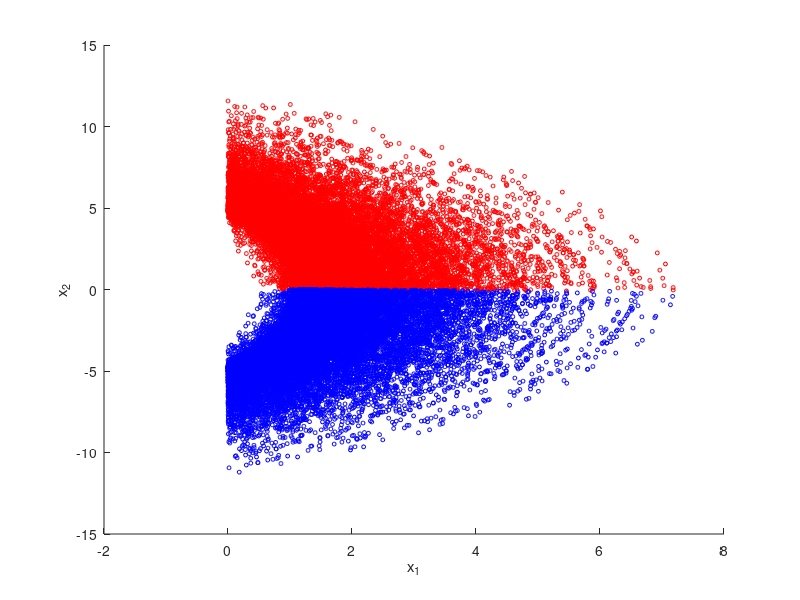

The MATLAB script that drew this image: (Note: this script raises an error after producing the figure.)
%% Load dataset

data_obj = load("Data/raw-bouncing-ball-23-Jan-2025.mat");
data = data_obj.data_3;

%% Plot the 2 classes of points


% Plot in the x space
figure(3)
clf
scatter(data(1,data(6,:)==1), data(2,data(6,:)==1), 8, 'r')
hold on
scatter(data(1,data(6,:)==0), data(2,data(6,:)==0), 8, 'b')
xlabel('x_1')
ylabel('x_2')
scatter(Init_conditions(1,:), Init_conditions(2,:), 4)
legend('After Jump', 'Before Jump', 'Init Conditions' )

% Plot in the z space
figure(4)
clf
scatter3(data(3, data(6,:)==1), data(4, data(6,:)==1), data(5, data(6,:)==1), 8, 'r')
hold on
scatter3(data(3, data(6,:)==0), data(4, data(6,:)==0), data(5, data(6,:)==0), 8, 'b')
scatter3(data(3, isnan(data(6,:))), data(4, isnan(data(6,:))), data(5, isnan(data(6,:))), 5, 'black')
xlabel('z_1')
ylabel('z_2')
zlabel('z_3')
legend('After Jump', 'Before Jump', 'Nan' )

%% Remove Nan
mask = reshape(~isnan(data(6, :)),1,[]);
disp(sum(~mask));
X = data(3:5, mask);
Y = data(6, mask);

%% Train the classifier
% 2 models ared tested : svm with radial kernels and random forest

%% Test and train split
cv_par_t = cvpartition(Y, 'HoldOut', 0.3);
disp(cv_par_t);

XTrain = X(:, training(cv_par_t))';
YTrain = Y(training(cv_par_t))';
XTest = X(:, test(cv_par_t))';
YTest = Y(test(cv_par_t))';


%% Training model(s)
% Train a randomForest classifier
nTrees = 100; % number of tree in the forest


% Train the forest
randomForest = TreeBagger(nTrees, XTrain, YTrain, 'Method', 'classification');

svmModel = fitcsvm(XTrain, YTrain, 'KernelFunction', 'rbf', 'Standardize', true);


%% Test
% Predict on test set
YPred = predict(svmModel, XTest);

% Evaluate Precision
accuracy = sum(YPred == YTest) / length(YTest);
fprintf('Precision SVM : %.2f%%\n', accuracy * 100);



YPred = predict(randomForest, XTest);
YPred = str2double(YPred); % convert into numbers

% Evaluate Precision
accuracy = sum(YPred == YTest) / length(YTest);
fprintf('Precision Forest : %.2f%%\n', accuracy * 100);
%% Display classification errors
false_flag = ~(YPred == YTest);
figure(5)
clf
%scatter3(XTest(false_flag, 1), XTest(false_flag, 2), XTest(false_flag, 3))
X_x = data(1:2, mask);
X_x = X_x(:, test(cv_par_t));
disp(size(X_x));
scatter(X_x(1, false_flag), X_x(2, false_flag))
xlabel('x_1')
ylabel('x_2')
title('Missclassified points')

%% Learn T_inv on half the dataset
% In order to deal with non_injectivity of T we learn T_inv only on half
% of the dataset, chosen so that T is injective in this subset. Here we train on
% points situated after a jump.
%% Test and train split
mask_a = reshape(data(8, :)==1, 1, []);
X_a = data(3:5, mask_a)';
Y_a = data(1:2, mask_a)';

% Split into test and train set
cv = cvpartition(size(Y_a, 1), 'HoldOut', 0.3);
XTrain_a = X_a(training(cv), :);
YTrain_a = Y_a(training(cv), :);
XTest_a = X_a(test(cv), :);
YTest_a = Y_a(test(cv), :);

% Normalize datas
[XTrain_a, mu_a, sigma_a] = zscore(XTrain_a);
XTest_a = (XTest_a - mu_a) ./ sigma_a;

%% Train neural network
% Create neural network
layers = [
    featureInputLayer(3)
    fullyConnectedLayer(100)
    tanhLayer
    fullyConnectedLayer(100)
    tanhLayer
    fullyConnectedLayer(100)
    tanhLayer
    fullyConnectedLayer(2)
    regressionLayer];

% Training options
options = trainingOptions('adam', ...
    'ValidationData',{XTest_a,YTest_a}, ...
    'ValidationFrequency',30, ...
    'MaxEpochs', 100, ...
    'InitialLearnRate', 0.01, ...
    'L2Regularization', 1e-5, ...
    'Plots', 'training-progress');

% Train the network
mdl_a = trainNetwork(XTrain_a, YTrain_a, layers, options);

%% Test Network
% Predict on test set
YPred_a = predict(mdl_a, XTest_a);

% Evaluate network performance with the RMSE metric
rmse = sqrt(mean((YPred_a - YTest_a).^2, 'all'));
fprintf('RMSE : %.4f\n', rmse);

%% Learn T_inv on other half the dataset
% In order to deal with non_injectivity of T we learn T_inv only on half
% of the dataset, chosen so that T is injective in this subset. Here we train on
% points situated before a jump.
%% Test and train split

mask_b = reshape(data(7, :) == 1, 1, []);


X_b = data(3:5,mask_b)';
Y_b = data(1:2,mask_b)';

% Split into test and train set
cv = cvpartition(size(Y_b, 1), 'HoldOut', 0.3);
XTrain_b = X_b(training(cv), :);
YTrain_b = Y_b(training(cv), :);
XTest_b = X_b(test(cv), :);
YTest_b = Y_b(test(cv), :);

% Normalize datas
[XTrain_b, mu_b, sigma_b] = zscore(XTrain_b);
XTest_b = (XTest_b - mu_b) ./ sigma_b;

%% Train Neural Network
% Create neural network
layers = [
    featureInputLayer(3)
    fullyConnectedLayer(100)
    tanhLayer
    fullyConnectedLayer(100)
    tanhLayer
    fullyConnectedLayer(100)
    tanhLayer
    fullyConnectedLayer(2) 
    regressionLayer];

% Training options
options = trainingOptions('adam', ...
    'ValidationData',{XTest_b,YTest_b}, ...
    'ValidationFrequency',30, ...
    'MaxEpochs', 100, ...
    'InitialLearnRate', 0.01, ...
    'L2Regularization', 1e-5, ...
    'Plots', 'training-progress');

% Train network
mdl_b = trainNetwork(XTrain_b, YTrain_b, layers, options);

%% Test Neural Network
% Predict on test set
YPred_b = predict(mdl_b, XTest_b);

% Evaluate network performance with the RMSE metric
rmse = sqrt(mean((YPred_b - YTest_b).^2, 'all'));
fprintf('RMSE : %.4f\n', rmse);

%% Save models

today = string(datetime("today"));
directory = 'ObserverModels/';
models_name = strcat(directory, 'bouncing-ball-predictor-', today, '.mat');
save(models_name, 'mdl_b', 'mdl_b', "mu_b", "sigma_b", "mdl_a", "mu_a", "sigma_a", "svmModel", "randomForest", 'A', 'B');